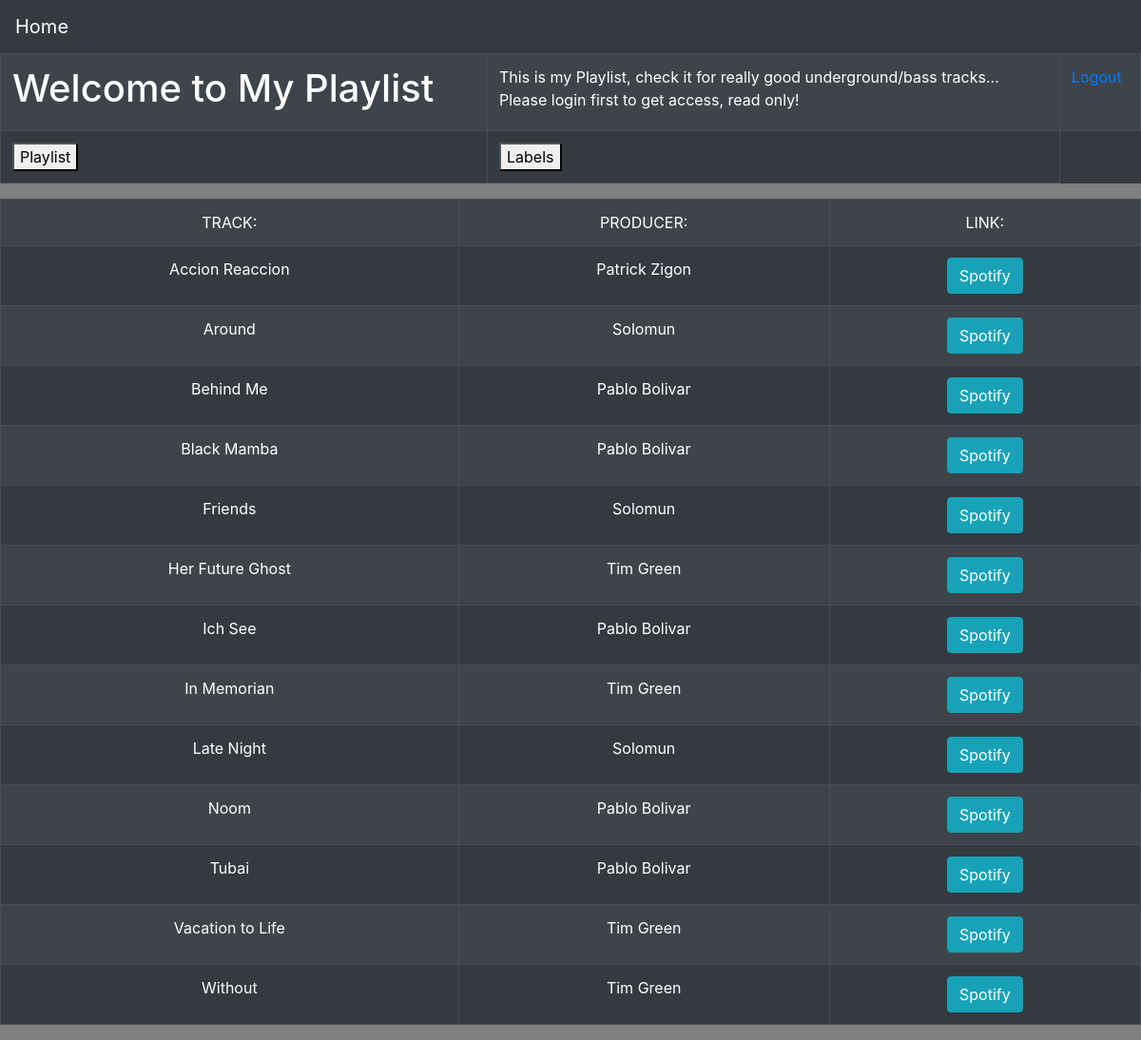
/gotoplaylist/tracks/ (signed in), run on the app's committed database.
### tracks/models.py (models this page shows, shortened)
class Track(models.Model):
    name = models.CharField(max_length=50)
    link = models.URLField(default=None)
    producer = models.ManyToManyField(
        Producer)
    class Meta:
        ordering = ['name']

class Producer(models.Model):
    name = models.CharField(max_length=50)
    link = models.URLField(default=None)
    class Meta:
        ordering = ['name']
    def __str__(self):
        return self.name

### tracks/views.py (the view)
# urls.py: path('tracks/', views.TrackView.as_view()),
class TrackView(generics.RetrieveAPIView):
    serializer_class = TrackSerializer, ProducerSerializer, LabelSerializer
    authentication_classes = [BasicAuthentication, SessionAuthentication, ]
    permission_classes = [permissions.IsAuthenticated]
    renderer_classes = [TemplateHTMLRenderer]
    template_name = 'tracks.html'
    def get(self, request, *args, **kwargs):
        items = Track.objects.all()
        labels = Label.objects.all()
        producers = Producer.objects.all()
        return Response({'items': items, 'labels': labels, 'producers': producers})

### tracks/templates/tracks.html (shortened to what this page needs)
{% extends 'index.html' %}
{% block content %}
        <table class="table table-striped table-dark table-bordered">
            <td><center>TRACK:</center></td>
            <td><center>PRODUCER:</center></td>
            <td><center>LINK:</center></td>
            <tr>
            {% for p in items %}
                <td><center>{{ p.name }}</center></td>
                {% for d in p.producer.all %}
                <td><center>{{ d }}</center></td>
                {% endfor %}
                <td><center><a href="{{ p.link }}" class="btn btn-info" role="button">Spotify</a></center></td>
            </tr>
                {% endfor %}
            </table>
{% endblock %}

### data on the page
Track: name "Accion Reaccion"
Producer: name "Patrick Zigon"
Track: name "Around"
Producer: name "Solomun"
Track: name "Behind Me"
Producer: name "Pablo Bolivar"
Track: name "Black Mamba"
Track: name "Friends"
Track: name "Her Future Ghost"
Producer: name "Tim Green"
Track: name "Ich See"
Track: name "In Memorian"
Track: name "Late Night"
Track: name "Noom"
Track: name "Tubai"
Track: name "Vacation to Life"
Track: name "Without"
